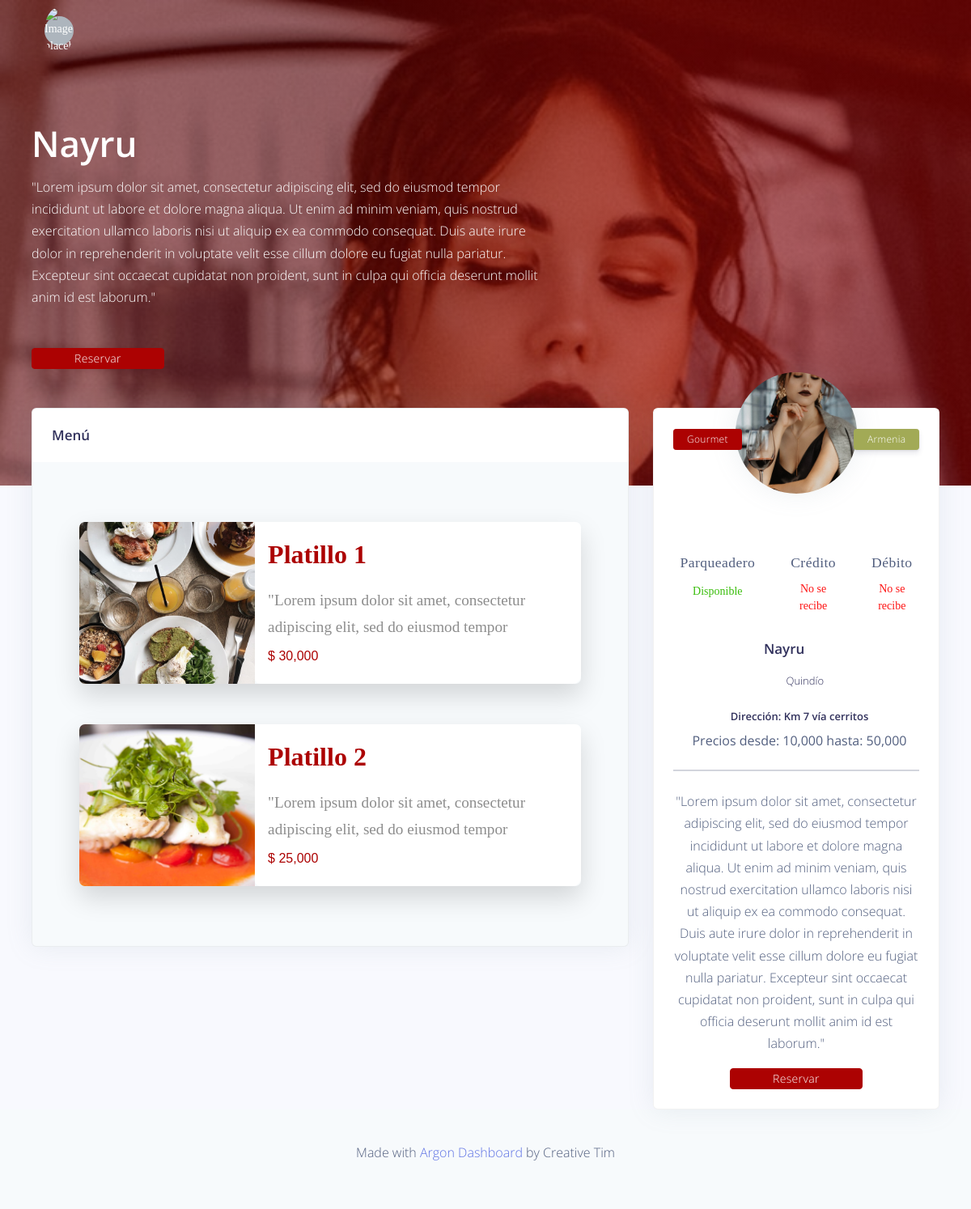
Before: /restaurante/octavo2 with the older database file.
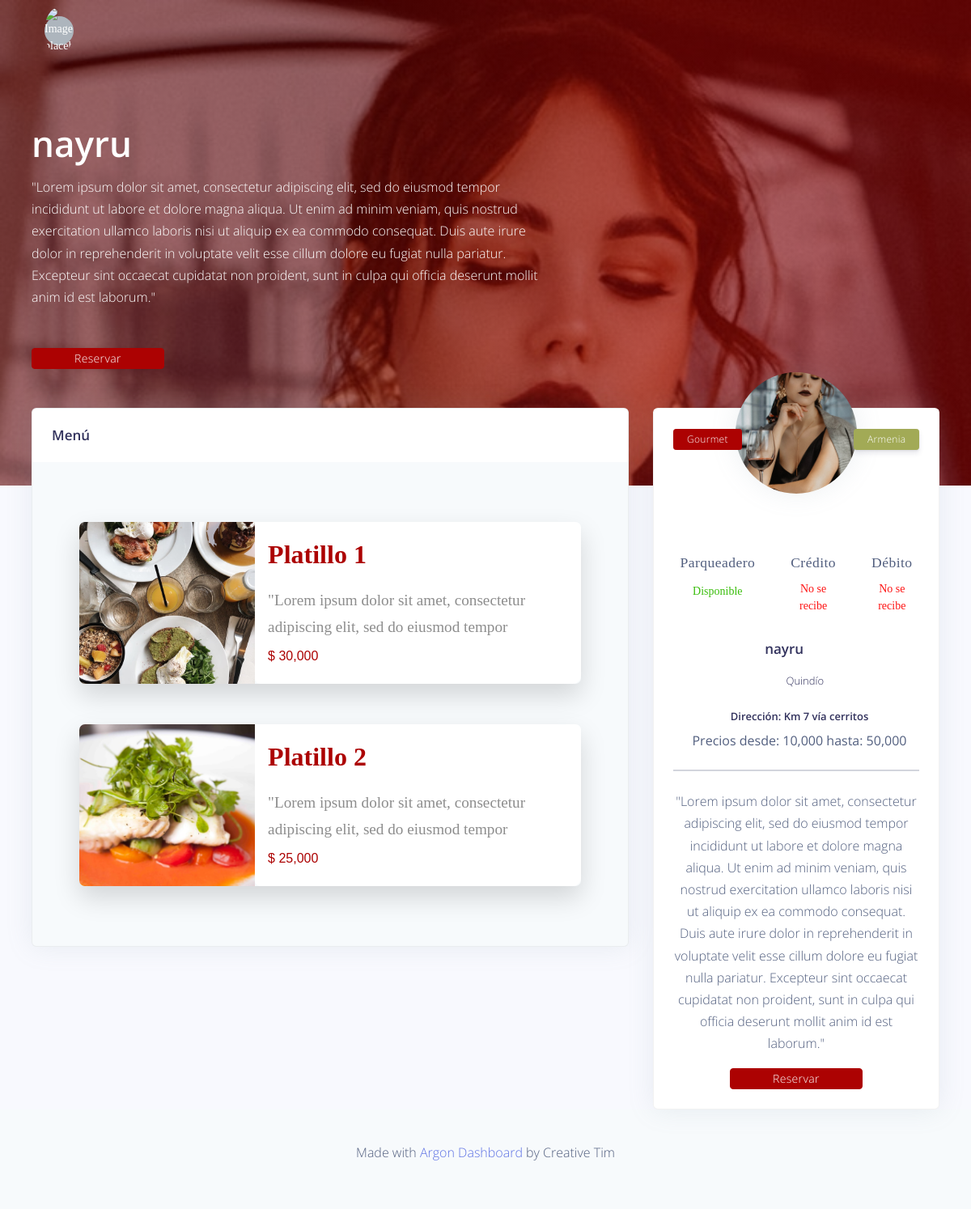
After: the same page with the newer database file.
### restaurante/models.py (models this page shows, shortened)
class Restaurant(models.Model):
    id = models.AutoField(primary_key=True)
    name = models.CharField(max_length=50)
    city = models.CharField(max_length=20, choices=Ciudad, default="Armenia")
    departamento = models.CharField(max_length=20,default="Quindío")
    price_min = models.CharField(max_length=10)
    price_max = models.CharField(max_length=50)
    menu = models.ManyToManyField(ItemMenu)
    parking = models.BooleanField()
    email = models.EmailField()
    credit_card = models.BooleanField()
    debit_card = models.BooleanField()
    description = models.TextField()
    type = models.CharField(max_length=20, choices=Categoria, default="Gourmet")
    place = models.CharField(max_length=50)
    principal_image = models.ImageField(upload_to='restaurant/principal-img', null=True, blank=True)
    gallery = models.ManyToManyField(Gallery)
    events = models.ManyToManyField(Event)
    slug = models.SlugField(unique=True)

### restaurante/views.py (the view, shortened to what this page needs)
# urls.py: path('restaurante/<slug:slug>', views.RestaurantDetailView.as_view(), name='detalle'),
class RestaurantDetailView(FormMixin, DetailView):
    template_name = 'app/restaurant/detail.html'
    model = Restaurant
    form_class = ReservationForm
    def get_context_data(self, **kwargs):
        context = super(RestaurantDetailView, self).get_context_data(**kwargs)
        context['form'] = self.get_form()
        return context

### restaurante/templates/app/restaurant/detail.html (shortened to what the changed rows need)
<!DOCTYPE html>
<html lang="en">
<head>
    {% load static %}
    <link href="https://cdn.jsdelivr.net/npm/bootstrap@5.0.2/dist/css/bootstrap.min.css" rel="stylesheet"
>
    <link rel="stylesheet" type="text/css" href="{% static 'css/restaurant-detail.css' %}">
    <link rel="stylesheet" href="https://cdnjs.cloudflare.com/ajax/libs/font-awesome/5.15.4/css/all.min.css" />
    {% load pwa %}
</head>
<body>
{% load crispy_forms_tags %}
  <div class="main-content">
    <nav class="navbar navbar-top navbar-expand-md navbar-dark" id="navbar-main">
      <div class="container-fluid">
      </div>
    </nav>
    <div class="header pb-8 pt-5 pt-lg-8 d-flex align-items-center" style="min-height: 600px;  background-image: url({{ object.principal_image.url }}); background-size: cover; background-position: center top;">
      <span class="mask bg-gradient-default opacity-8"></span>
      <div class="container-fluid d-flex align-items-center">
        <div class="row">
          <div class="col-lg-7 col-md-10">
            <h1 class="display-2 text-white">{{ object.name }}</h1>
            <p class="text-white mt-0 mb-5">{{ object.description }}</p>
            <a href="#!" class="btn btn-info">Reservar</a>
          </div>
        </div>
      </div>
    </div>
    <div class="container-fluid mt--7">
      <div class="row">
        <div class="col-xl-4 order-xl-2 mb-5 mb-xl-0">
          <div class="card card-profile shadow">
            <div class="row justify-content-center">
              <div class="col-lg-3 order-lg-2">
                <div class="card-profile-image">
                  <a href="#">
                    <img src="{{ object.principal_image.url }}" width="150" height="150" style="object-fit:cover;" class="rounded-circle">
                  </a>
                </div>
              </div>
            </div>
            <div class="card-header text-center border-0 pt-8 pt-md-4 pb-0 pb-md-4">
              <div class="d-flex justify-content-between">
                <a href="#" class="btn btn-sm btn-info mr-4">{{ object.get_type_display }}</a>
                <a href="#" class="btn btn-sm btn-default float-right">{{ object.get_city_display }}</a>
              </div>
            </div>
            <div class="card-body pt-0 pt-md-4">
              <div class="text-center">
                <h3>
                  {{ object.name }}<span class="font-weight-light">&nbsp; &nbsp; &nbsp; &nbsp;{{ object.get_tipo_display }}</span>
                </h3>
                <div class="h5 font-weight-300">
                   <strong>{{ object.get_ciudad_display }} </strong> &nbsp; &nbsp; Quindío
                </div>
                <div class="h5 mt-4">
                  Dirección: {{ object.place }}
                </div>
                <div>
                  Precios desde: {{ object.price_min }} hasta: {{ object.price_max }}
                </div>
                <hr class="my-4">
                <p>{{ object.description }}</p>
                <a href="/reservar/{{ object.slug }}" class="btn btn-info">Reservar</a>
              </div>
            </div>
          </div>
        </div>
        <div class="col-xl-8 order-xl-1">
          <div class="card bg-secondary shadow">
            <div class="card-body">
              {% for i in object.menu.all %}
                  <div class="wrapper">
                      <div class="product-info">
                        <div class="product-text">
                          <h1>{{ i.name }}</h1>
                          <h2>$ {{ i.price }}</h2>
                        </div>
                      </div>
                  </div>
              {% endfor %}
            </div>
          </div>
        </div>
      </div>
    </div>
  </div>
</body>
</html>

Changed rows visible on the page:
changed Restaurant "Km 7 vía cerritos": name "Nayru" → "nayru"
